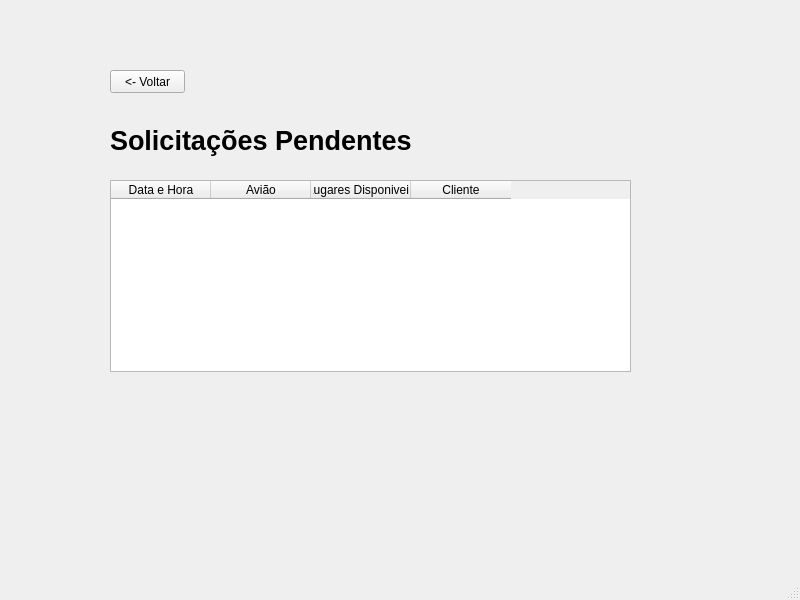
<?xml version="1.0" encoding="UTF-8"?>
<ui version="4.0">
 <class>MainWindow</class>
 <widget class="QMainWindow" name="MainWindow">
  <property name="geometry">
   <rect>
    <x>0</x>
    <y>0</y>
    <width>800</width>
    <height>600</height>
   </rect>
  </property>
  <property name="windowTitle">
   <string>MainWindow</string>
  </property>
  <widget class="QWidget" name="centralwidget">
   <widget class="QPushButton" name="backButton">
    <property name="geometry">
     <rect>
      <x>110</x>
      <y>70</y>
      <width>75</width>
      <height>23</height>
     </rect>
    </property>
    <property name="text">
     <string>&lt;- Voltar</string>
    </property>
   </widget>
   <widget class="QTableWidget" name="tableWidget">
    <property name="geometry">
     <rect>
      <x>110</x>
      <y>180</y>
      <width>521</width>
      <height>192</height>
     </rect>
    </property>
    <column>
     <property name="text">
      <string>Data e Hora</string>
     </property>
    </column>
    <column>
     <property name="text">
      <string>Avião</string>
     </property>
    </column>
    <column>
     <property name="text">
      <string>Lugares Disponiveis</string>
     </property>
    </column>
    <column>
     <property name="text">
      <string>Cliente</string>
     </property>
    </column>
   </widget>
   <widget class="QLabel" name="label">
    <property name="geometry">
     <rect>
      <x>110</x>
      <y>120</y>
      <width>401</width>
      <height>41</height>
     </rect>
    </property>
    <property name="font">
     <font>
      <pointsize>20</pointsize>
      <weight>75</weight>
      <bold>true</bold>
     </font>
    </property>
    <property name="text">
     <string>Solicitações Pendentes</string>
    </property>
   </widget>
  </widget>
  <widget class="QMenuBar" name="menubar">
   <property name="geometry">
    <rect>
     <x>0</x>
     <y>0</y>
     <width>800</width>
     <height>21</height>
    </rect>
   </property>
  </widget>
  <widget class="QStatusBar" name="statusbar"/>
 </widget>
 <resources/>
 <connections/>
</ui>
